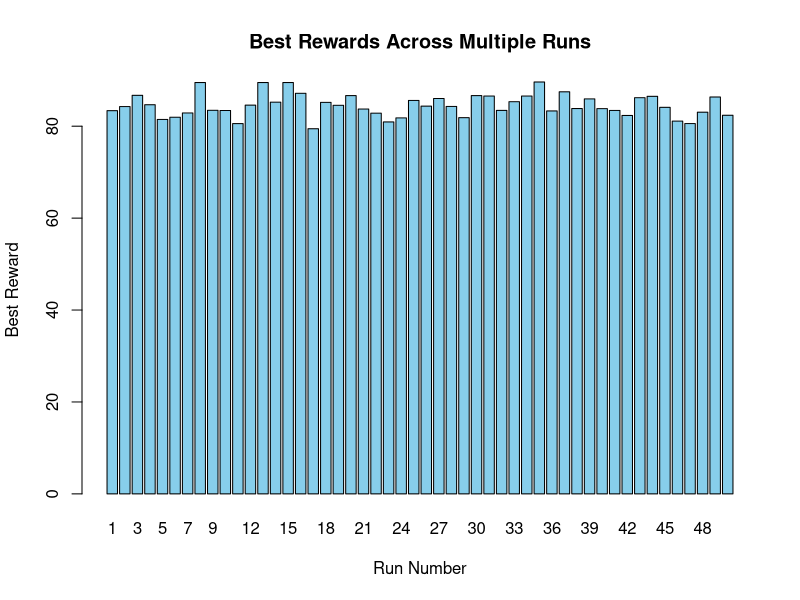
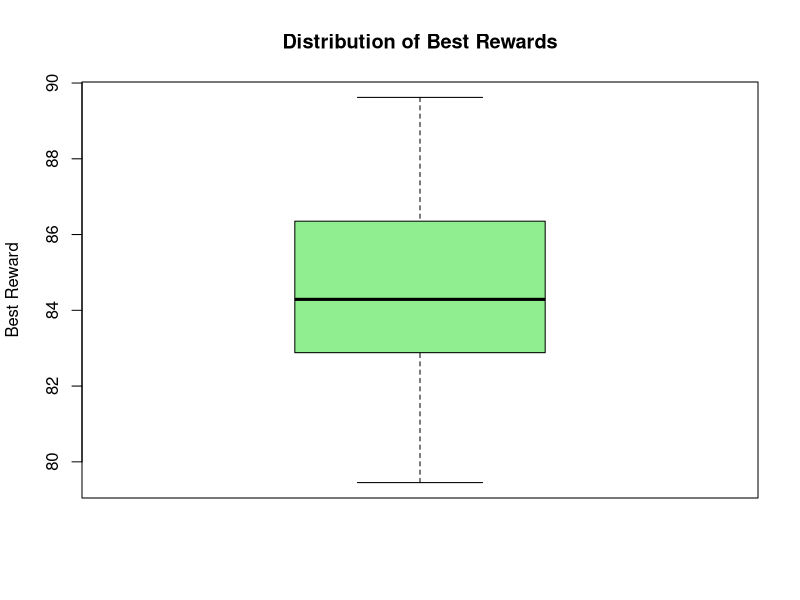
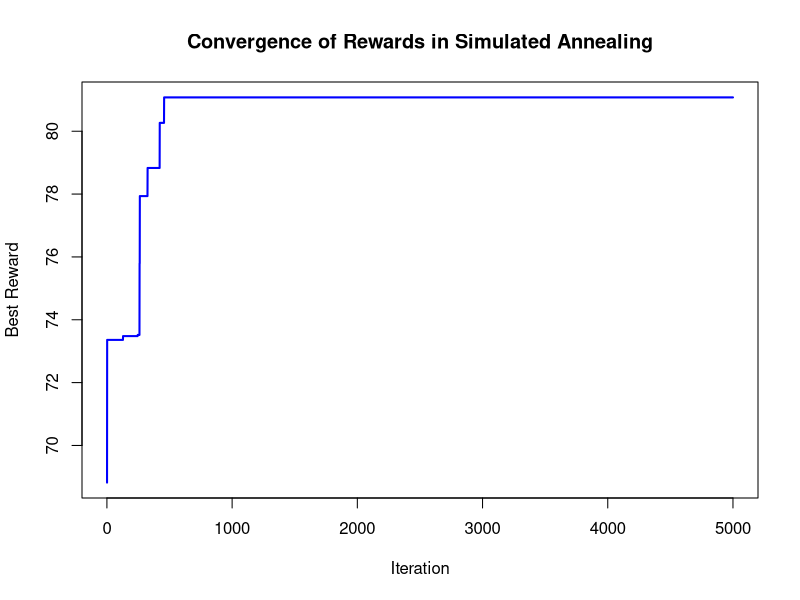
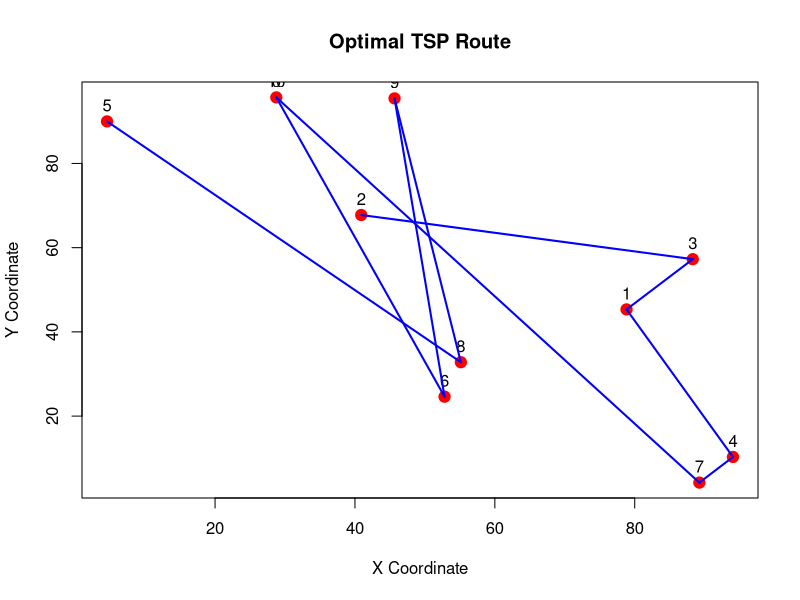

The R source for these figures, in order:
## ---- chunk 1
knitr::opts_chunk$set(echo = TRUE)
set.seed(123) # For reproducibility
## ---- chunk 2
# Generate Random Rewards
n_cities <- 10
U_ij <- matrix(runif(n_cities * n_cities, 1, 10), nrow = n_cities, ncol = n_cities)
diag(U_ij) <- 0 # No reward for staying in the same city
U_0k <- runif(n_cities, 1, 10) # Rewards from city 0 to other cities

# Function to Calculate Total Reward
calculate_reward <- function(route, U_ij, U_0k) {
  total_reward <- U_0k[route[1]]
  for (i in 1:(length(route) - 1)) {
    total_reward <- total_reward + U_ij[route[i], route[i + 1]]
  }
  return(total_reward)
}

# Simulated Annealing Function
simulated_annealing <- function(U_ij, U_0k, max_iter = 5000, T_init = 100, cooling_rate = 0.99) {
  T <- T_init
  current_route <- sample(1:n_cities)
  current_reward <- calculate_reward(current_route, U_ij, U_0k)
  best_route <- current_route
  best_reward <- current_reward
  reward_progress <- numeric(max_iter)

  for (iter in 1:max_iter) {
    new_route <- current_route
    swap_idx <- sample(1:n_cities, 2)
    new_route[swap_idx] <- new_route[rev(swap_idx)]
    new_reward <- calculate_reward(new_route, U_ij, U_0k)
    
    if (new_reward > current_reward || runif(1) < exp((new_reward - current_reward) / T)) {
      current_route <- new_route
      current_reward <- new_reward
      if (new_reward > best_reward) {
        best_reward <- new_reward
        best_route <- new_route
      }
    }
    reward_progress[iter] <- best_reward
    T <- T * cooling_rate
  }

  return(list(best_route = best_route, best_reward = best_reward, reward_progress = reward_progress))
}
## ---- chunk 3
# Run Simulated Annealing Multiple Times
num_runs <- 50
results <- numeric(num_runs) # Store rewards
routes <- vector("list", num_runs) # Store routes

for (i in 1:num_runs) {
  result <- simulated_annealing(U_ij, U_0k)
  results[i] <- result$best_reward
  routes[[i]] <- result$best_route
}

best_run_index <- which.max(results)    # Index of the maximum reward
best_route <- routes[[best_run_index]]  # Retrieve the route for the max reward
# Print Summary of Results
# Print Results

cat("Best Route Corresponding to Maximum Reward:", best_route, "\n")
cat("Best Reward Across Runs:", max(results), "\n")
cat("Average Reward Across Runs:", mean(results), "\n")
## ---- chunk 4
# Bar Plot of Rewards
barplot(results, col = "skyblue", names.arg = 1:num_runs,
        xlab = "Run Number", ylab = "Best Reward",
        main = "Best Rewards Across Multiple Runs")

# Boxplot of Rewards
boxplot(results, col = "lightgreen",
        ylab = "Best Reward",
        main = "Distribution of Best Rewards")
## ---- chunk 5
result <- simulated_annealing(U_ij, U_0k)
plot(result$reward_progress, type = "l", col = "blue", lwd = 2,
     xlab = "Iteration", ylab = "Best Reward",
     main = "Convergence of Rewards in Simulated Annealing")
## ---- chunk 6
set.seed(123)
city_coords <- data.frame(x = runif(n_cities, 0, 100), y = runif(n_cities, 0, 100))

plot_route <- function(route, coords) {
  complete_route <- c(0, route, 0)
  plot(coords$x, coords$y, pch = 19, col = "red", cex = 1.5,
       xlab = "X Coordinate", ylab = "Y Coordinate", main = "Optimal TSP Route")
  text(coords$x, coords$y, labels = 0:n_cities, pos = 3)
  for (i in 1:(length(complete_route) - 1)) {
    segments(coords$x[complete_route[i] + 1], coords$y[complete_route[i] + 1],
             coords$x[complete_route[i + 1] + 1], coords$y[complete_route[i + 1] + 1],
             col = "blue", lwd = 2)
  }
}

plot_route(result$best_route, city_coords)
